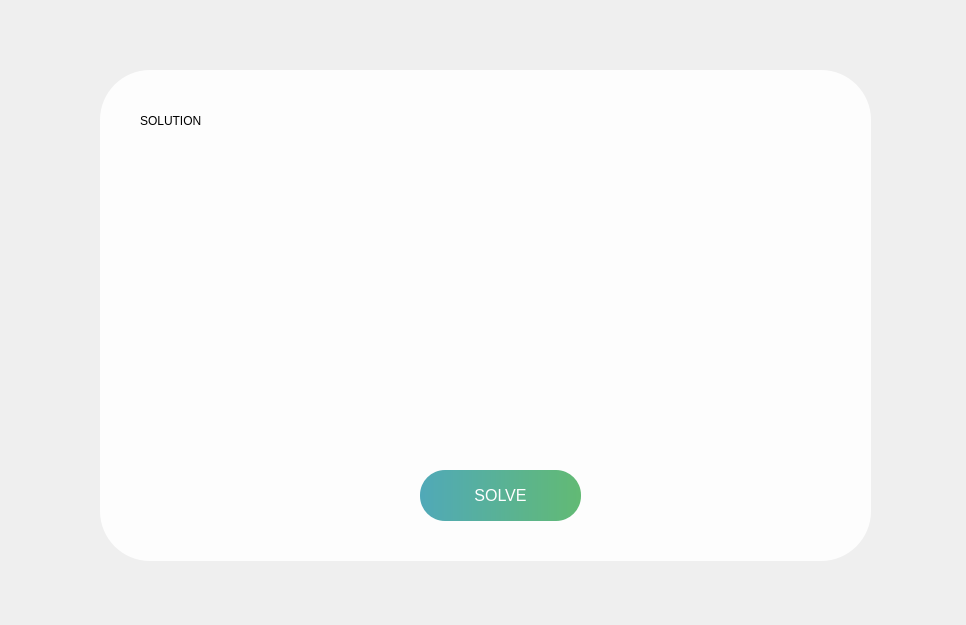
<?xml version="1.0" encoding="UTF-8"?>
<ui version="4.0">
 <class>MainWindow</class>
 <widget class="QMainWindow" name="MainWindow">
  <property name="geometry">
   <rect>
    <x>0</x>
    <y>0</y>
    <width>966</width>
    <height>625</height>
   </rect>
  </property>
  <property name="windowTitle">
   <string>MainWindow</string>
  </property>
  <widget class="QWidget" name="centralwidget">
   <widget class="QLabel" name="label">
    <property name="geometry">
     <rect>
      <x>-10</x>
      <y>0</y>
      <width>981</width>
      <height>631</height>
     </rect>
    </property>
    <property name="text">
     <string/>
    </property>
    <property name="pixmap">
     <pixmap>forth_page_2.webp</pixmap>
    </property>
    <property name="scaledContents">
     <bool>true</bool>
    </property>
   </widget>
   <widget class="QLabel" name="label_2">
    <property name="geometry">
     <rect>
      <x>80</x>
      <y>50</y>
      <width>811</width>
      <height>531</height>
     </rect>
    </property>
    <property name="styleSheet">
     <string notr="true">
    background-color: rgba(255, 255, 255, 0.9); /* White background with 80% opacity */
    border-radius: 50px; /* Rounded corners */
    padding: 20px; /* Optional: Add some padding inside the box */
    margin: 20px; /* Optional: Add margin around the box */
    color: #000000; /* Text color inside the box */
</string>
    </property>
    <property name="text">
     <string/>
    </property>
   </widget>
   <widget class="QLabel" name="label_3">
    <property name="geometry">
     <rect>
      <x>140</x>
      <y>90</y>
      <width>471</width>
      <height>61</height>
     </rect>
    </property>
    <property name="styleSheet">
     <string notr="true">FONT-SIZE:30PX;</string>
    </property>
    <property name="text">
     <string>SOLUTION</string>
    </property>
   </widget>
   <widget class="QPushButton" name="pushButton">
    <property name="geometry">
     <rect>
      <x>420</x>
      <y>470</y>
      <width>161</width>
      <height>51</height>
     </rect>
    </property>
    <property name="styleSheet">
     <string notr="true">QPushButton {
    background: qlineargradient(x1:0, y1:0, x2:1, y2:0, stop:0 #50a9b8, stop:1 #62ba74); /* Blue to black as main theme */
    border-radius: 25px; /* Optional: for rounded corners */
    border: none; /* Optional: remove border */
    color: white; /* Text color */
    padding: 10px 20px; /* Optional: adjust padding */
    font-size: 16px; /* Optional: adjust font size */
    transition: background 10s; /* Super slow transition */
}

QPushButton:hover {
    background: qlineargradient(x1:0, y1:0, x2:1, y2:0, stop:0 #62ba74, stop:1 #50a9b8); /* Black to blue on hover */
}
</string>
    </property>
    <property name="text">
     <string>SOLVE</string>
    </property>
   </widget>
   <widget class="QPushButton" name="pushButton_8">
    <property name="geometry">
     <rect>
      <x>0</x>
      <y>10</y>
      <width>71</width>
      <height>71</height>
     </rect>
    </property>
    <property name="styleSheet">
     <string notr="true">QPushButton {
                background-color: transparent;
                border: none; /* Remove default border */
                padding: 0;
                icon-size: 100px; /* Adjust icon size if needed */
            }
            QPushButton:hover {
                background-color: rgba(0, 0, 0, 0.1); /* Slightly darkened background */
                border: none;
            }
            QPushButton::icon {
                padding: 0;
                border-image: url(path_to_your_image.png); /* Set image */
            }
            QPushButton:hover::icon {
                border-image: url(path_to_your_hover_image.png); /* Blurred or darkened image on hover */
            }
</string>
    </property>
    <property name="text">
     <string/>
    </property>
    <property name="icon">
     <iconset>
      <normaloff>../../Downloads/DALL_E_2024-09-04_17.45.07_-_Create_several_spherical_buttons_with_a_back_arrow_symbol_in_a_style_that_matches_the_colorful_and_creative_physics-themed_image_filled_with_equations__1_-modified-removeb.png</normaloff>../../Downloads/DALL_E_2024-09-04_17.45.07_-_Create_several_spherical_buttons_with_a_back_arrow_symbol_in_a_style_that_matches_the_colorful_and_creative_physics-themed_image_filled_with_equations__1_-modified-removeb.png</iconset>
    </property>
    <property name="iconSize">
     <size>
      <width>60</width>
      <height>60</height>
     </size>
    </property>
    <property name="checkable">
     <bool>false</bool>
    </property>
    <property name="autoDefault">
     <bool>false</bool>
    </property>
   </widget>
   <widget class="QLabel" name="label_4">
    <property name="geometry">
     <rect>
      <x>300</x>
      <y>180</y>
      <width>401</width>
      <height>271</height>
     </rect>
    </property>
    <property name="styleSheet">
     <string notr="true">font: 22pt &quot;MS Shell Dlg 2&quot;;</string>
    </property>
    <property name="text">
     <string/>
    </property>
   </widget>
  </widget>
 </widget>
 <resources/>
 <connections/>
</ui>
